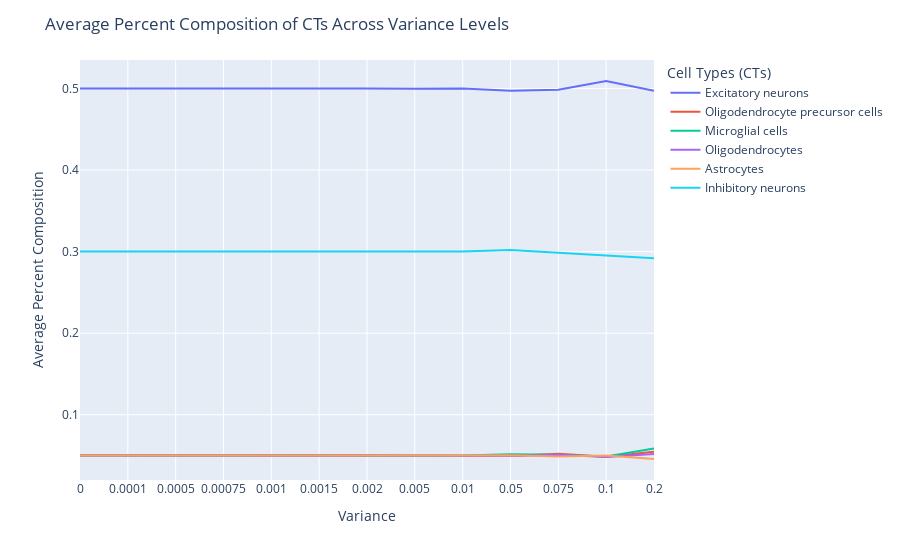

Notebook code for this chart:
### Code cell
fig = px.line(melted, x = 'variable', y = 'value', color = 'index')

fig.update_layout(title = "Average Percent Composition of CTs Across Variance Levels")

# Update x-axis and y-axis labels
fig.update_xaxes(title_text='Variance')
fig.update_yaxes(title_text='Average Percent Composition')
fig.update_layout(legend_title_text='Cell Types (CTs)')

### Figure 1 — Plotly figure (JSON) as saved in the notebook; plotly's stock layout.template omitted (floating-point values rounded to 4 significant figures)
{"data": [{"hovertemplate": "index=Excitatory neurons<br>variable=%{x}<br>value=%{y}<extra></extra>", "legendgroup": "Excitatory neurons", "line": {"color": "#636efa", "dash": "solid"}, "marker": {"symbol": "circle"}, "mode": "lines", "name": "Excitatory neurons", "orientation": "v", "showlegend": true, "type": "scatter", "x": ["0", "0.0001", "0.0005", "0.00075", "0.001", "0.0015", "0.002", "0.005", "0.01", "0.05", "0.075", "0.1", "0.2"], "xaxis": "x", "y": [0.5, 0.5002, 0.5002, 0.5002, 0.5002, 0.4999, 0.5, 0.4998, 0.5001, 0.4972, 0.4985, 0.5092, 0.4973], "yaxis": "y"}, {"hovertemplate": "index=Oligodendrocyte precursor cells<br>variable=%{x}<br>value=%{y}<extra></extra>", "legendgroup": "Oligodendrocyte precursor cells", "line": {"color": "#EF553B", "dash": "solid"}, "marker": {"symbol": "circle"}, "mode": "lines", "name": "Oligodendrocyte precursor cells", "orientation": "v", "showlegend": true, "type": "scatter", "x": ["0", "0.0001", "0.0005", "0.00075", "0.001", "0.0015", "0.002", "0.005", "0.01", "0.05", "0.075", "0.1", "0.2"], "xaxis": "x", "y": [0.05005, 0.04996, 0.05006, 0.04995, 0.04981, 0.04995, 0.04997, 0.05002, 0.05015, 0.04939, 0.05228, 0.04855, 0.05455], "yaxis": "y"}, {"hovertemplate": "index=Microglial cells<br>variable=%{x}<br>value=%{y}<extra></extra>", "legendgroup": "Microglial cells", "line": {"color": "#00cc96", "dash": "solid"}, "marker": {"symbol": "circle"}, "mode": "lines", "name": "Microglial cells", "orientation": "v", "showlegend": true, "type": "scatter", "x": ["0", "0.0001", "0.0005", "0.00075", "0.001", "0.0015", "0.002", "0.005", "0.01", "0.05", "0.075", "0.1", "0.2"], "xaxis": "x", "y": [0.04986, 0.05009, 0.04981, 0.04997, 0.05003, 0.05016, 0.04987, 0.05015, 0.04995, 0.05151, 0.05088, 0.04892, 0.05874], "yaxis": "y"}, {"hovertemplate": "index=Oligodendrocytes<br>variable=%{x}<br>value=%{y}<extra></extra>", "legendgroup": "Oligodendrocytes", "line": {"color": "#ab63fa", "dash": "solid"}, "marker": {"symbol": "circle"}, "mode": "lines", "name": "Oligodendrocytes", "orientation": "v", "showlegend": true, "type": "scatter", "x": ["0", "0.0001", "0.0005", "0.00075", "0.001", "0.0015", "0.002", "0.005", "0.01", "0.05", "0.075", "0.1", "0.2"], "xaxis": "x", "y": [0.05004, 0.04991, 0.04985, 0.04995, 0.05015, 0.05014, 0.05025, 0.04998, 0.04999, 0.04943, 0.05077, 0.04811, 0.05197], "yaxis": "y"}, {"hovertemplate": "index=Astrocytes<br>variable=%{x}<br>value=%{y}<extra></extra>", "legendgroup": "Astrocytes", "line": {"color": "#FFA15A", "dash": "solid"}, "marker": {"symbol": "circle"}, "mode": "lines", "name": "Astrocytes", "orientation": "v", "showlegend": true, "type": "scatter", "x": ["0", "0.0001", "0.0005", "0.00075", "0.001", "0.0015", "0.002", "0.005", "0.01", "0.05", "0.075", "0.1", "0.2"], "xaxis": "x", "y": [0.05005, 0.04999, 0.04985, 0.04988, 0.04982, 0.04983, 0.04997, 0.05003, 0.04985, 0.05045, 0.04888, 0.05003, 0.04571], "yaxis": "y"}, {"hovertemplate": "index=Inhibitory neurons<br>variable=%{x}<br>value=%{y}<extra></extra>", "legendgroup": "Inhibitory neurons", "line": {"color": "#19d3f3", "dash": "solid"}, "marker": {"symbol": "circle"}, "mode": "lines", "name": "Inhibitory neurons", "orientation": "v", "showlegend": true, "type": "scatter", "x": ["0", "0.0001", "0.0005", "0.00075", "0.001", "0.0015", "0.002", "0.005", "0.01", "0.05", "0.075", "0.1", "0.2"], "xaxis": "x", "y": [0.3, 0.2999, 0.3003, 0.3, 0.3, 0.3, 0.2999, 0.3, 0.3, 0.302, 0.2986, 0.2952, 0.2917], "yaxis": "y"}], "layout": {"legend": {"title": {"text": "Cell Types (CTs)"}, "tracegroupgap": 0}, "margin": {"t": 60}, "title": {"text": "Average Percent Composition of CTs Across Variance Levels"}, "xaxis": {"anchor": "y", "domain": [0, 1], "title": {"text": "Variance"}}, "yaxis": {"anchor": "x", "domain": [0, 1], "title": {"text": "Average Percent Composition"}}}}
